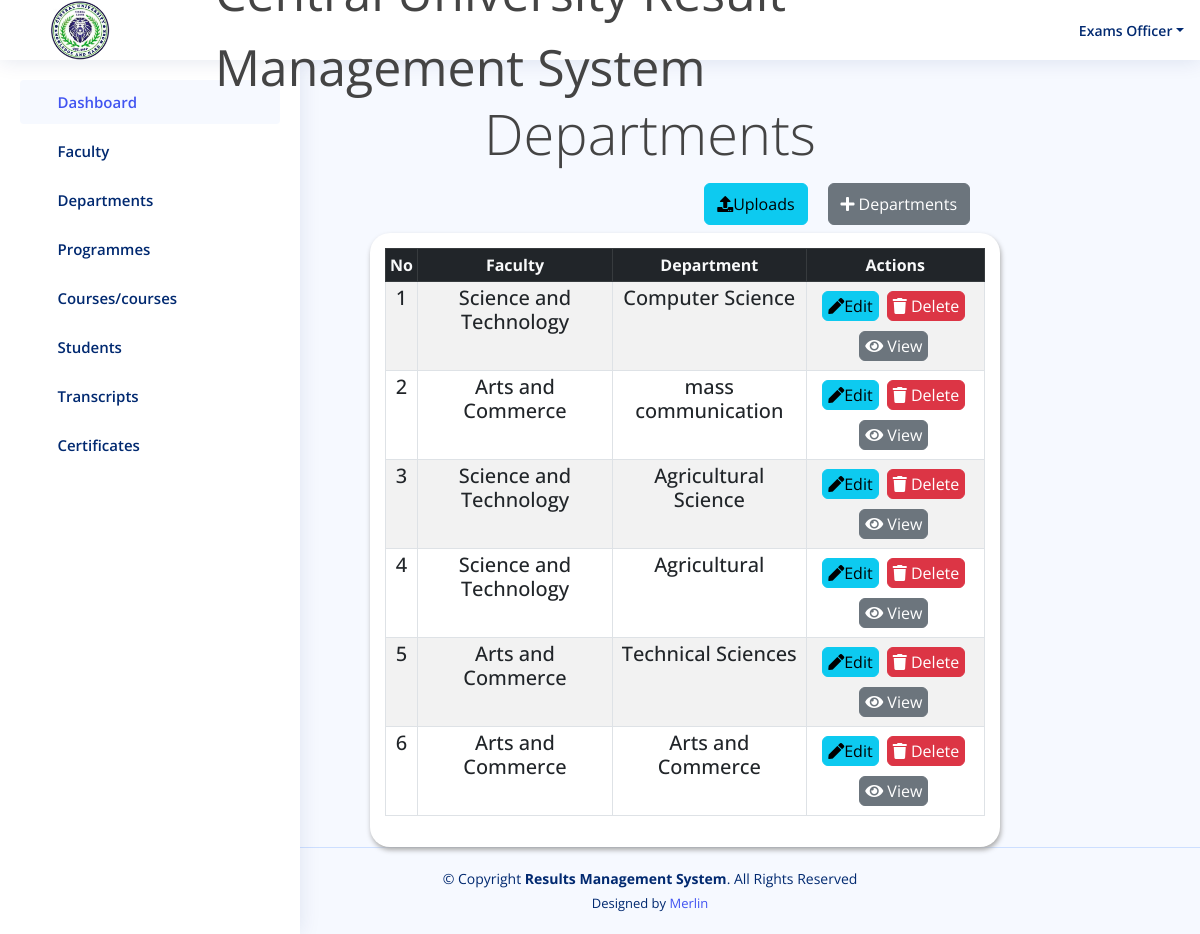
/result/department/, run on an earlier commit of the app's database.
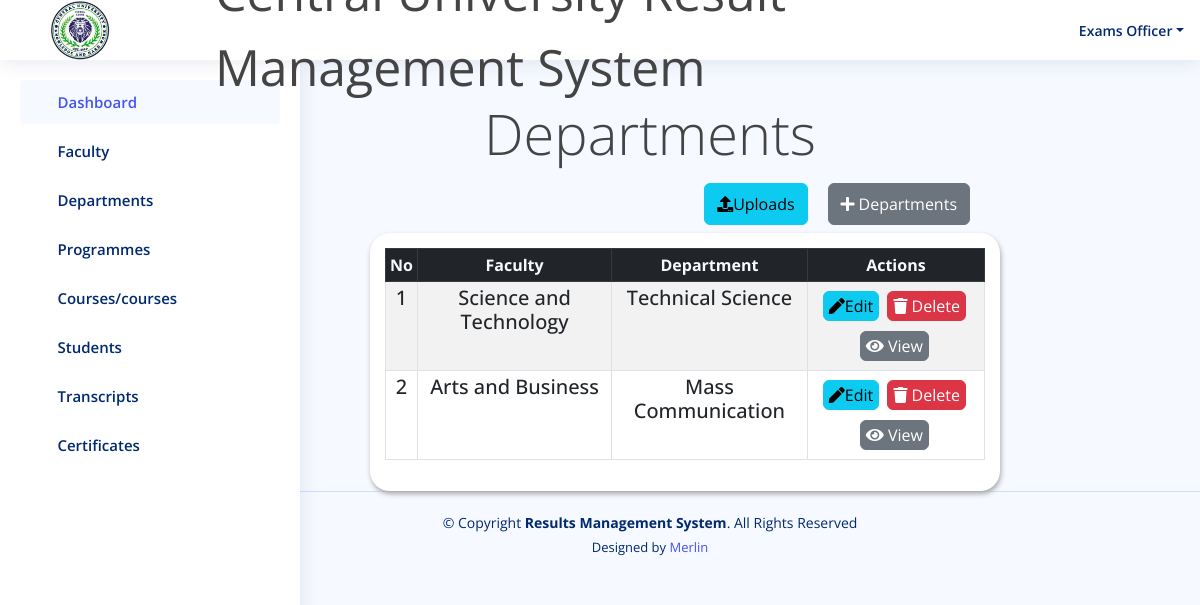
And on a later commit of the database.
### result/models.py (models this page shows, shortened)
class Department(models.Model):
    department = models.CharField(max_length=100)
    faculty = models.ForeignKey(Faculty, on_delete=models.CASCADE)

class Faculty(models.Model):
    faculty = models.CharField(max_length=100, default='')
    def __str__(self):
        return self.faculty

### result/views.py (the view)
# urls.py: path('department/', views.department, name='department'),
def department(request):
    all_dept = Department.objects.all()
    if request.method == 'POST':
        form = DepartmentForm(request.POST)
        if form.is_valid():
            department = form.cleaned_data['department']
            if Department.objects.filter(department=department).exists():
                messages.error(request, f"'{department}' already exists!")
                return redirect('department')  # Redirect back to the faculty page without saving the form
            form.save()
            messages.success(request, "Department has been added!")
            return redirect('department')
    else:
        form = DepartmentForm()
    return render(request, 'result/department.html', {'all_dept': all_dept, 'form': form})

### templates/result/department.html (shortened to what this page needs)
{% load static %}
<!DOCTYPE html>
<html lang="en">
<head>
  <link href="https://cdn.datatables.net/v/bs5/jszip-2.5.0/dt-1.13.4/b-2.3.6/b-html5-2.3.6/b-print-2.3.6/datatables.min.css" rel="stylesheet"/>
   <link rel="stylesheet" href="https://cdnjs.cloudflare.com/ajax/libs/font-awesome/5.15.4/css/all.min.css" />
  <link href="{% static 'assets/vendor/bootstrap/css/bootstrap.min.css' %}" rel="stylesheet">
  <link href="{% static 'assets/vendor/bootstrap-icons/bootstrap-icons.css' %}" rel="stylesheet">
  <link href="{% static 'assets/vendor/boxicons/css/boxicons.min.css' %}" rel="stylesheet">
  <link href="{% static 'assets/vendor/quill/quill.snow.css' %}" rel="stylesheet">
  <link href="{% static 'assets/vendor/quill/quill.bubble.css' %}" rel="stylesheet">
  <link href="{% static 'assets/vendor/remixicon/remixicon.css' %}" rel="stylesheet">
  <link href="{% static 'assets/vendor/simple-datatables/style.css' %}" rel="stylesheet">
  <link href="{% static 'assets/style.css'%}" rel="stylesheet">
  <link rel="stylesheet" href="{% static 'assets/css/result.css' %}">
</head>
<body>
  <header id="header" class="header fixed-top d-flex align-items-center">
    <div class="d-flex align-items-center justify-content-between">
      <img style="width: 60px; margin-left: -250px; margin-right: 50px; margin-top: 30px; margin-bottom:30px;"  src="{% static 'assets/img/cusl.jpeg' %}" alt="">
      <i class="bi bi-list toggle-sidebar-btn"></i>
    </div>
    <div class="search-bar">
     <marquee style="font-size: 50px;" behavior="" direction="">Central University Result Management System</marquee>
    </div>
    <nav class="header-nav ms-auto">
      <ul class="d-flex align-items-center">
        <li class="nav-item dropdown pe-3">
          <a class="nav-link nav-profile d-flex align-items-center pe-0" href="#" data-bs-toggle="dropdown">
            <span class="d-none d-md-block dropdown-toggle ps-2">Exams Officer</span>
          </a>
        </li>
      </ul>
    </nav>
  </header>
 <aside id="sidebar" class="sidebar">
  <ul class="sidebar-nav" id="sidebar-nav">
    <li class="nav-item">
      <a class="nav-link " href="{% url 'admin1' %}">
        <i class="bi bi-grid"></i>
        <span>Dashboard</span>
      </a>
    </li>
    <li class="nav-item">
      <a class="nav-link collapsed" data-bs-target="#components-nav" data-bs-toggle="collapse" href="#">
        <i class="bi bi-menu-button-wide"></i><span>Faculty</span><i class="bi bi-chevron-down ms-auto"></i>
      </a>
    </li>
    <li class="nav-item">
      <a class="nav-link collapsed" data-bs-target="#forms-nav" data-bs-toggle="collapse" href="#">
        <i class="bi bi-journal-text"></i><span>Departments</span><i class="bi bi-chevron-down ms-auto"></i>
      </a>
    </li>
    <li class="nav-item">
      <a class="nav-link collapsed" data-bs-target="#tables-nav" data-bs-toggle="collapse" href="#">
        <i class="bi bi-layout-text-window-reverse"></i><span>Programmes</span><i class="bi bi-chevron-down ms-auto"></i>
      </a>
    </li>
    <li class="nav-item">
      <a class="nav-link collapsed" data-bs-target="#charts-nav" data-bs-toggle="collapse" href="#">
        <i class="bi bi-bar-chart"></i><span>Courses/courses</span><i class="bi bi-chevron-down ms-auto"></i>
      </a>
    </li>
    <li class="nav-item">
      <a class="nav-link collapsed" data-bs-target="#icon-nav" data-bs-toggle="collapse" href="#">
        <i class="bi bi-person"></i><span>Students</span><i class="bi bi-chevron-down ms-auto"></i>
      </a>
    </li>
    <li class="nav-item">
      <a class="nav-link collapsed" data-bs-target="#iconnavi" data-bs-toggle="collapse" href="#">
        <i class="bi bi-person"></i><span>Transcripts</span><i class="bi bi-chevron-down ms-auto"></i>
      </a>
    </li>
    <li class="nav-item">
      <a class="nav-link collapsed" data-bs-target="#iconnav" data-bs-toggle="collapse" href="#">
        <i class="bi bi-person"></i><span>Certificates</span><i class="bi bi-chevron-down ms-auto"></i>
      </a>
    </li>
  </ul>
</aside>
    <div class="container" style="margin-top:100px;">
            <div class="col-md-12">
                <p class="display-4 text-center" style="margin-left:100px;" >Departments</p>
            </div>
        </div>
        <div class="row">
          <div class="col-md-12">
              <div class="d-flex justify-content-end">
                <a href="{% url 'upload_file' %}" class="btn btn-info btn mb-2  py-2"
                   style="margin-right:20px;" type="submit">
                  <i class="fa fa-upload" aria-hidden="true"></i>Uploads</a>
                  <a href="" class="btn btn-secondary btn mb-2  py-2"
                  data-bs-toggle="modal" data-bs-target="#exampleModal" style="margin-right:230px;">
                  <i class="fas fa-plus">&nbsp;</i>Departments</a>
              </div>
          </div>
      </div>
        <div class="row ml-5 pl-5">
            <div class="col-12">
                <div class="data_table" style="margin-left:370px; margin-right: 200px;">
                  <table id="example" class="table table-striped table-bordered table-sm" >
                    <thead class="table-dark text-center text-light">
                        <tr>
                            <th  class="text-center">No</th>
                            <th  class="text-center">Faculty</th>
                            <th  class="text-center">Department</th>
                            <th  class="text-center">Actions</th>
                        </tr>
                    </thead>
                    <tbody  class="text-center h5">
                      {% for dept in all_dept %}
                        <tr>
                            <td>{{ dept.id }}</td>
                            <td>{{ dept.faculty }}</td>
                            <td>{{ dept.department }}</td>
                                <td>
                                    <a href="{% url 'edit_department'  dept.id %}" class="btn btn-info" title="Edit Patient">
                                        <i class="fas fa-pen"></i>Edit
                                    </a>
                                    <a href="{% url 'delete_department' dept.id %}"  class="btn btn-danger" title="Edit Patient">
                                        <i class="fas fa-trash"></i> Delete
                                    </a>
                                    <a href="{% url 'view_department' dept.id %}"  class="btn btn-secondary" title="Edit Patient">
                                        <i class="fas fa-eye"></i> View
                                    </a>
                                </td>
                        </tr>
                        {% endfor %}
                    </tbody>
                </table>
                </div>
            </div>
        </div>
  <footer id="footer" class="footer" style="margin-left: 100px;">
    <div class="copyright" >
      &copy; Copyright <strong><span>Results Management System</span></strong>. All Rights Reserved
    </div>
    <div class="credits">
      Designed by <a href="">Merlin</a>
    </div>
  </footer>
</body>
</html>

### static/assets/style.css (style rules this page uses)
:root { scroll-behavior: smooth; }
body { font-family: "Open Sans", sans-serif; background: #f6f9ff; color: #444444; }
a { color: #4154f1; text-decoration: none; }
.header { transition: all 0.5s; z-index: 997; height: 60px; box-shadow: 0px 2px 20px rgba(1, 41, 112, 0.1); background-color: #fff; padding-left: 20px; }
.header .toggle-sidebar-btn { font-size: 32px; padding-left: 10px; cursor: pointer; color: #012970; }
.header .search-bar { min-width: 360px; padding: 0 20px; }
.header-nav ul { list-style: none; }
.header-nav>ul { margin: 0; padding: 0; }
.header-nav .nav-profile { color: #012970; }
.header-nav .nav-profile span { font-size: 14px; font-weight: 600; }
.sidebar { position: fixed; top: 60px; left: 0; bottom: 0; width: 300px; z-index: 996; transition: all 0.3s; padding: 20px; overflow-y: auto; scrollbar-width: thin; scrollbar-color: #aab7cf transparent; box-shadow: 0px 0px 20px rgba(1, 41, 112, 0.1); background-color: #fff; }
@media (min-width: 1200px) { #main, #footer { margin-left: 300px; } }
.sidebar-nav { padding: 0; margin: 0; list-style: none; }
.sidebar-nav li { padding: 0; margin: 0; list-style: none; }
.sidebar-nav .nav-item { margin-bottom: 5px; }
.sidebar-nav .nav-link { display: flex; align-items: center; font-size: 15px; font-weight: 600; color: #4154f1; transition: 0.3; background: #f6f9ff; padding: 10px 15px; border-radius: 4px; }
.sidebar-nav .nav-link i { font-size: 16px; margin-right: 10px; color: #4154f1; }
.sidebar-nav .nav-link.collapsed { color: #012970; background: #fff; }
.sidebar-nav .nav-link.collapsed i { color: #899bbd; }
.sidebar-nav .nav-link .bi-chevron-down { margin-right: 0; transition: transform 0.2s ease-in-out; }
.footer { padding: 20px 0; font-size: 14px; transition: all 0.3s; border-top: 1px solid #cddfff; }
.footer .copyright { text-align: center; color: #012970; }
.footer .credits { padding-top: 5px; text-align: center; font-size: 13px; color: #012970; }

### static/assets/css/result.css (style rules this page uses)
.data_table { background: #fff; padding: 15px; box-shadow: 1px 3px 5px #aaa; border-radius: 20px; }
.data_table .btn { padding: 2px 5px; margin: 5px 3px 5px 0; }

What changed in the data, as far as the page shows it:
removed Department: id "3", faculty "Science and Technology", department "Agricultural Science"
removed Department: id "4", faculty "Science and Technology", department "Agricultural"
removed Department: id "5", faculty "Arts and Commerce", department "Technical Sciences"
removed Department: id "6", faculty "Arts and Commerce", department "Arts and Commerce"
changed Department "Science and Technology": department "Computer Science" → "Technical Science"
changed Department id 2: faculty "Arts and Commerce" → "Arts and Business"; department "mass communication" → "Mass Communication"
